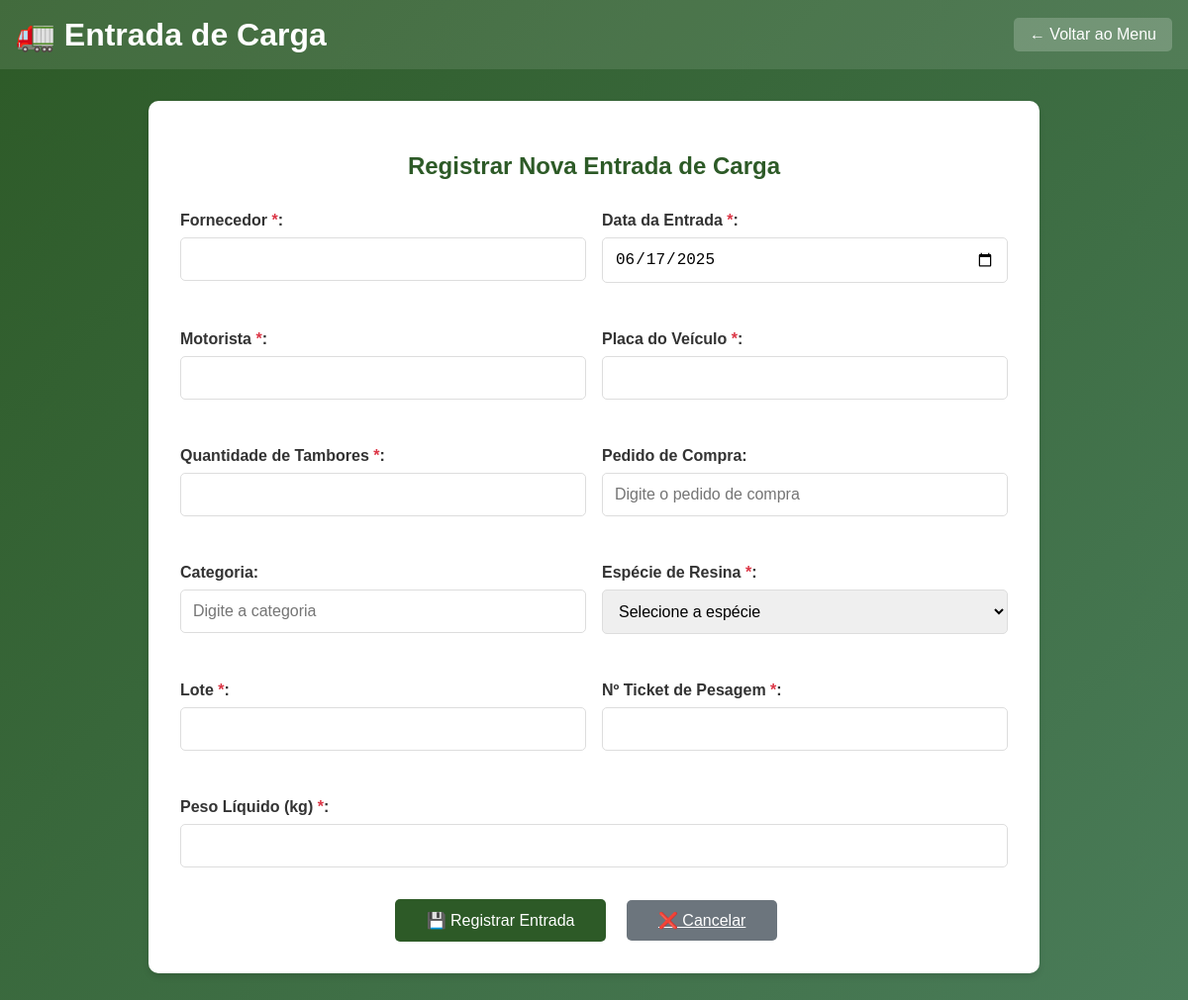
/entrada-carga/4 (signed in), run on an earlier commit of the app's database.
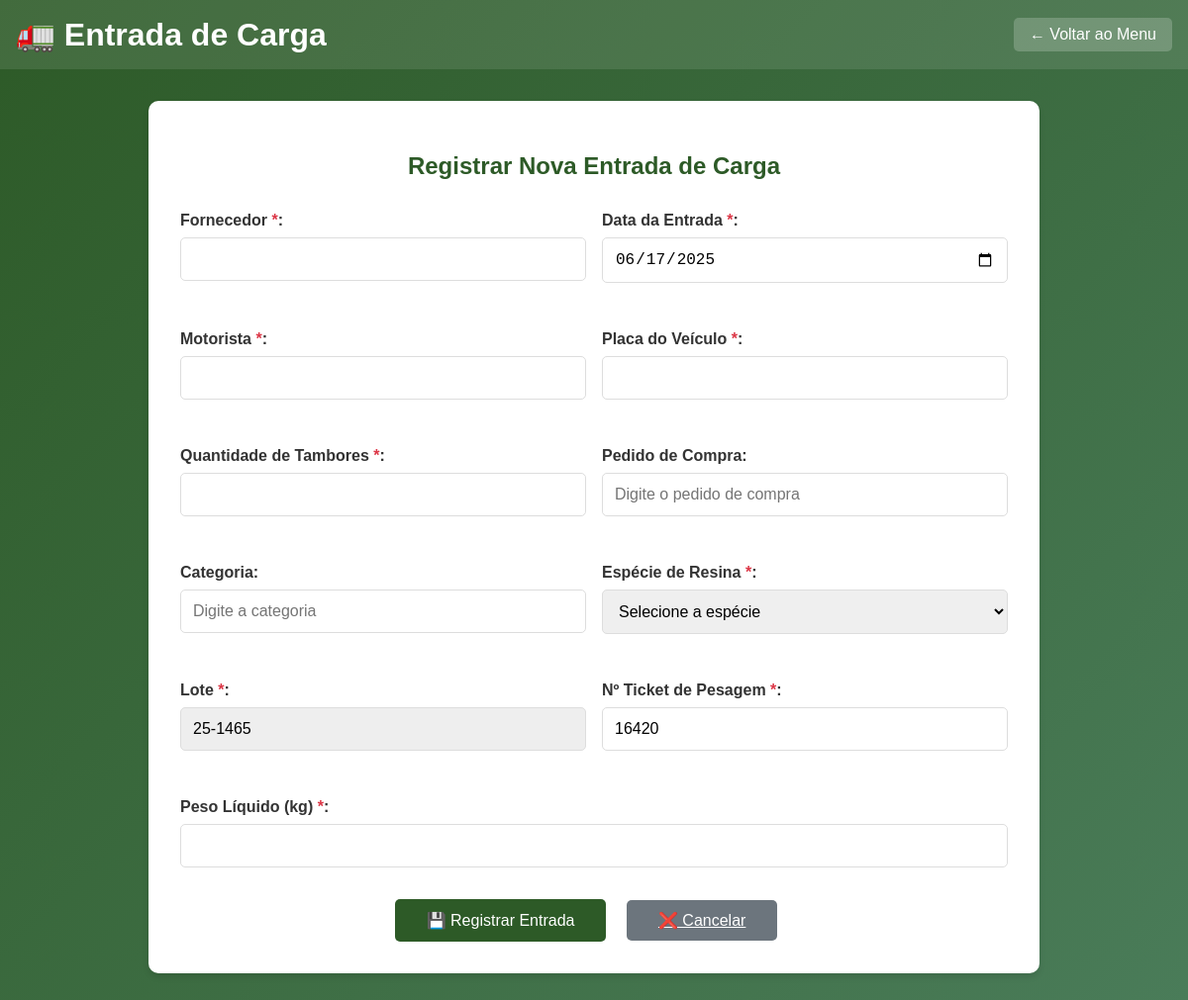
And on a later commit of the database.
### tables this page shows
CREATE TABLE entradas_carga (
            id INTEGER PRIMARY KEY AUTOINCREMENT,
            fornecedor TEXT NOT NULL,
            data_entrada TEXT NOT NULL,
            motorista TEXT NOT NULL,
            placa TEXT NOT NULL,
            quantidade_tambores INTEGER NOT NULL,
            especie_resina TEXT NOT NULL,
            lote TEXT NOT NULL,
            ticket_pesagem TEXT NOT NULL UNIQUE,
            peso_liquido REAL NOT NULL,
            data_registro TEXT NOT NULL,
            usuario_registro TEXT NOT NULL
        , pedido_compra TEXT, categoria TEXT);

### app.py (the view, shortened to what this page needs)
@app.route('/entrada-carga', methods=['GET', 'POST'])
@app.route('/entrada-carga/<int:id>', methods=['GET', 'POST'])
def entrada_carga(id=None):
    if 'logged_in' not in session or not session['logged_in']:
        flash('🔒 Você precisa fazer login primeiro!', 'error')
        return redirect(url_for('login'))
    conn = sqlite3.connect(DB_PATH)
    cursor = conn.cursor()
    entrada = None
    if id:
        cursor.execute('SELECT * FROM entradas_carga WHERE id=?', (id,))
        row = cursor.fetchone()
        colunas = [desc[0] for desc in cursor.description]
        entrada = dict(zip(colunas, row)) if row else None
    conn.close()
    return render_template('entrada_carga.html', entrada=entrada, editar=bool(id))

### templates/entrada_carga.html (shortened to what the changed rows need)
<!DOCTYPE html>
<html lang="pt-BR">
<head>
</head>
<body>
    <div class="header">
        <h1>🚛 Entrada de Carga</h1>
    </div>
    <div class="container">
        <div class="form-container">
            <h2 class="form-title">Registrar Nova Entrada de Carga</h2>
            <form method="POST">
                <div class="form-row">
                    <div class="form-group">
                        <label for="lote">Lote <span class="required">*</span>:</label>
                        {% if editar and entrada %}
                        <input type="text" id="lote" name="lote" value="{{ entrada.lote }}" required readonly
                            style="background:#eee;">
                        {% else %}
                        <input type="text" id="lote" name="lote" value="{{ entrada.lote if entrada else '' }}" required>
                        {% endif %}
                    </div>
                    <div class="form-group">
                        <label for="ticket_pesagem">Nº Ticket de Pesagem <span class="required">*</span>:</label>
                        <input type="text" id="ticket_pesagem" name="ticket_pesagem"
                            value="{{ entrada.ticket_pesagem if entrada else '' }}" required>
                    </div>
                </div>
            </form>
        </div>
    </div>
</body>
</html>

What changed in the data, as far as the page shows it:
added entradas_carga: lote "25-1465", ticket_pesagem "16420"
